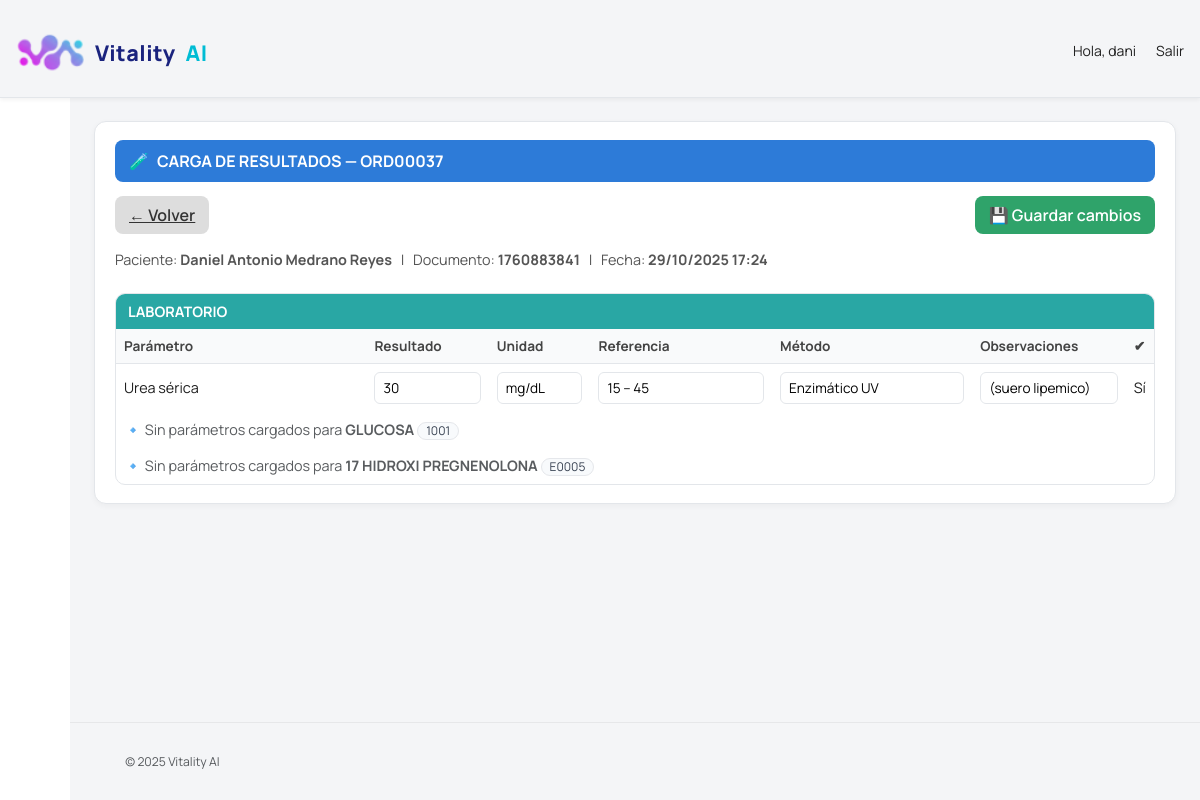
/resultados/37/ (signed in), run on the app's committed database.
### laboratorio/models.py (models this page shows, shortened)
class Orden(models.Model):
    paciente = models.ForeignKey(Paciente, on_delete=models.CASCADE)
    numero_orden = models.CharField(max_length=20, unique=True)
    fecha = models.DateTimeField(auto_now_add=True)
    medico = models.CharField(max_length=150, blank=True, null=True)
    tipo = models.CharField(max_length=20, choices=[('Rutina', 'Rutina'), ('Urgente', 'Urgente')], default='Rutina')
    estado = models.CharField(max_length=20, choices=[
         ('Pendiente', 'Pendiente'),
        ('En proceso', 'En proceso'),
        ('En validación', 'En validación'),
        ('Validado', 'Validado'),
    ], default='Pendiente')
    total = models.DecimalField(max_digits=10, decimal_places=2, default=0.00)
    observaciones = models.TextField(blank=True, null=True)
    equipo = models.ForeignKey(Equipo, on_delete=models.SET_NULL, null=True, blank=True)
    creado_en = models.DateTimeField(auto_now_add=True)
    actualizado_en = models.DateTimeField(auto_now=True)
    creado_por = models.ForeignKey(User, related_name='orden_creado_por', on_delete=models.SET_NULL, null=True, blank=True)
    modificado_por = models.ForeignKey(User, related_name='orden_modificado_por', on_delete=models.SET_NULL, null=True, blank=True)

class Paciente(models.Model):
    documento_identidad = models.CharField(max_length=20, unique=True)
    nombre_completo = models.CharField(max_length=150)
    sexo = models.CharField(max_length=10, choices=[('M', 'Masculino'), ('F', 'Femenino')])
    fecha_nacimiento = models.DateField(null=True, blank=True)
    telefono = models.CharField(max_length=20, blank=True, null=True)
    email = models.EmailField(blank=True, null=True)
    direccion = models.TextField(blank=True, null=True)
    numero_registro = models.PositiveIntegerField(unique=True, editable=False, null=True, blank=True)
    creado_en = models.DateTimeField(auto_now_add=True)
    actualizado_en = models.DateTimeField(auto_now=True)
    creado_por = models.ForeignKey(User, related_name='paciente_creado_por', on_delete=models.SET_NULL, null=True, blank=True)
    modificado_por = models.ForeignKey(User, related_name='paciente_modificado_por', on_delete=models.SET_NULL, null=True, blank=True)

class Examen(models.Model):
    codigo = models.CharField(max_length=50, unique=True)
    nombre = models.CharField(max_length=200)
    area = models.CharField(max_length=100)
    unidad = models.CharField(max_length=50, blank=True, null=True)
    muestra = models.CharField(max_length=100, blank=True, null=True)  # 🧪 NUEVO CAMPO
    precio = models.DecimalField(max_digits=10, decimal_places=2, default=0.00)
    referencia_synlab = models.CharField(max_length=50, blank=True, null=True)
    activo = models.BooleanField(default=True)
    creado_en = models.DateTimeField(auto_now_add=True)
    actualizado_en = models.DateTimeField(auto_now=True)
    creado_por = models.ForeignKey(User, related_name='examen_creado_por', on_delete=models.SET_NULL, null=True, blank=True)
    modificado_por = models.ForeignKey(User, related_name='examen_modificado_por', on_delete=models.SET_NULL, null=True, blank=True)

class Resultado(models.Model):
    orden_examen = models.ForeignKey('OrdenExamen', on_delete=models.CASCADE, related_name='resultados')
    parametro = models.CharField(max_length=120, verbose_name="Parámetro")
    valor = models.CharField(max_length=50, blank=True, null=True, verbose_name="Valor")
    unidad = models.CharField(max_length=50, blank=True, null=True, verbose_name="Unidad")
    referencia = models.CharField(max_length=100, blank=True, null=True, verbose_name="Valores de referencia")
    observacion = models.TextField(blank=True, null=True, verbose_name="Observaciones")
    metodo = models.CharField(max_length=100, blank=True, null=True, verbose_name="Método")
    acreditado = models.BooleanField(default=True, verbose_name="Acreditado")
    fuera_de_rango = models.BooleanField(default=False, verbose_name="Fuera de rango")
    es_calculado = models.BooleanField(default=False, verbose_name="Es calculado")
    validado = models.BooleanField(default=False, verbose_name="Validado")
    validado_por = models.ForeignKey('auth.User', on_delete=models.SET_NULL, null=True, blank=True, related_name='resultados_validados')
    fecha_validacion = models.DateTimeField(blank=True, null=True)
    creado = models.DateTimeField(auto_now_add=True)
    modificado = models.DateTimeField(auto_now=True)
    verificado = models.BooleanField(default=False)
    class Meta:
        ordering = ['orden_examen', 'parametro']

class OrdenExamen(models.Model):
    orden = models.ForeignKey(Orden, on_delete=models.CASCADE, related_name='examenes')
    examen = models.ForeignKey(Examen, on_delete=models.CASCADE)
    precio = models.DecimalField(max_digits=10, decimal_places=2, default=0.00)
    estado = models.CharField(max_length=20, choices=[
        ('Pendiente', 'Pendiente'),
        ('Procesado', 'Procesado'),
        ('Validado', 'Validado'),
    ], default='Pendiente')
    creado_en = models.DateTimeField(auto_now_add=True)
    actualizado_en = models.DateTimeField(auto_now=True)
    creado_por = models.ForeignKey(User, related_name='ordenexamen_creado_por', on_delete=models.SET_NULL, null=True, blank=True)
    modificado_por = models.ForeignKey(User, related_name='ordenexamen_modificado_por', on_delete=models.SET_NULL, null=True, blank=True)

### laboratorio/views.py (the view)
# urls.py: path('resultados/<int:orden_id>/', views.resultados_orden, name='resultados_orden'),
@login_required
def resultados_orden(request, orden_id):
    orden = get_object_or_404(Orden, id=orden_id)
    examenes = orden.examenes.select_related('examen').prefetch_related('resultados')
    return render(request, 'laboratorio/resultados.html', {
        'orden': orden,
        'examenes': examenes
    })

### laboratorio/templates/laboratorio/resultados.html (shortened to what this page needs)
{% extends "base_star.html" %}
{% block content %}
<div class="slx-card">
  <div class="slx-title"><span class="icon">🧪</span> CARGA DE RESULTADOS — {{ orden.numero_orden }}</div>
  <div style="display:flex;justify-content:space-between;align-items:center;margin-bottom:16px;">
    <a href="{% url 'resultados_lista' %}" class="slx-btn gray">← Volver</a>
    <button class="slx-btn green" id="btnGuardarTodo">💾 Guardar cambios</button>
  </div>
  <p style="margin:0 0 14px;color:#555;font-size:.9rem;">
    Paciente: <strong>{{ orden.paciente.nombre_completo }}</strong> &nbsp; | &nbsp;
    Documento: <strong>{{ orden.paciente.documento_identidad }}</strong> &nbsp; | &nbsp;
    Fecha: <strong>{{ orden.fecha|date:"d/m/Y H:i" }}</strong>
  </p>
  {% regroup examenes by examen.area as examenes_por_area %}
  {% for area in examenes_por_area %}
    <div class="slx-area">
      <div class="slx-area-header">{{ area.grouper }}</div>
      <table class="slx-table">
        <thead>
          <tr>
            <th style="width:25%">Parámetro</th>
            <th style="width:12%">Resultado</th>
            <th style="width:10%">Unidad</th>
            <th style="width:18%">Referencia</th>
            <th style="width:20%">Método</th>
            <th style="width:15%">Observaciones</th>
            <th style="width:5%">✔</th>
          </tr>
        </thead>
        <tbody>
        {% for ex in area.list %}
          {% if ex.resultados.exists %}
            {% for r in ex.resultados.all %}
              <tr class="param-row" data-id="{{ r.id }}" data-ordenex="{{ ex.id }}" data-param="{{ r.parametro|escapejs }}">
                <td>{{ r.parametro }}</td>
                <td><input type="text" class="slx-input campo-valor" value="{{ r.valor|default_if_none:'' }}"></td>
                <td><input type="text" class="slx-input campo-unidad" value="{{ r.unidad|default_if_none:'' }}"></td>
                <td><input type="text" class="slx-input campo-ref" value="{{ r.referencia|default_if_none:'' }}"></td>
                <td><input type="text" class="slx-input campo-metodo" value="{{ r.metodo|default_if_none:'' }}"></td>
                <td><input type="text" class="slx-input campo-obs" value="{{ r.observacion|default_if_none:'' }}"></td>
                <td style="text-align:center;"><span class="campo-verificado">{{ r.verificado|yesno:"Sí,No" }}</span></td>
              </tr>
            {% endfor %}
          {% else %}
              <tr data-ordenex="{{ ex.id }}" class="fila-vacia">
                <td colspan="7" class="text-muted">
                  🔹 Sin parámetros cargados para <strong>{{ ex.examen.nombre }}</strong>
                  <span class="badge">{{ ex.examen.codigo }}</span>
                </td>
              </tr>
          {% endif %}
        {% endfor %}
        </tbody>
      </table>
    </div>
  {% empty %}
    <p class="text-muted">No hay exámenes en esta orden.</p>
  {% endfor %}
</div>
{% endblock %}

### laboratorio/templates/base_star.html (shortened to what this page needs)
{% load static %}
<!DOCTYPE html>
<html lang="es">
<head>
  <link rel="stylesheet" href="{% static 'laboratorio/staradmin/vendors/mdi/css/materialdesignicons.min.css' %}">
  <link rel="stylesheet" href="{% static 'laboratorio/staradmin/vendors/css/vendor.bundle.base.css' %}">
  <link rel="stylesheet" href="{% static 'laboratorio/staradmin/css/style.css' %}">
</head>
<body>
  <div class="container-scroller">
    <nav class="navbar default-layout-navbar col-lg-12 col-12 p-0 fixed-top d-flex align-items-stretch">
      <div class="navbar-menu-wrapper d-flex align-items-center justify-content-between w-100 px-3">
        <a class="brand-inline" href="#">
          <img src="{% static 'laboratorio/img/logo_synlab.png' %}" alt="Vitality AI">
          <span class="vitality">Vitality</span><span class="ai">AI</span>
        </a>
        <ul class="navbar-nav navbar-nav-right">
          {% if request.user.is_authenticated %}
          <li class="nav-item d-none d-lg-block">
            <span class="nav-link">Hola, {{ request.user.first_name|default:request.user.username }}</span>
          </li>
          <li class="nav-item nav-logout d-none d-lg-block">
            <a class="nav-link" href="{% url 'logout' %}">Salir</a>
          </li>
          {% endif %}
        </ul>
      </div>
    </nav>
    <div class="container-fluid page-body-wrapper">
      <nav class="sidebar sidebar-offcanvas" id="sidebar">
        <ul class="nav">
          <li class="nav-item">
            <a class="nav-link" href="{% url 'lista_ordenes' %}">
              <i class="mdi mdi-home-outline menu-icon"></i>
            </a>
          </li>
          <li class="nav-item">
            <a class="nav-link" href="{% url 'nueva_orden' %}">
              <i class="mdi mdi-file-document-edit-outline menu-icon"></i>
            </a>
          </li>
          <li class="nav-item">
            <a class="nav-link" href="{% url 'catalogo_examenes' %}">
              <i class="mdi mdi-book-open-page-variant-outline menu-icon"></i>
            </a>
          </li>
          <li class="nav-item">
            <a class="nav-link" href="{% url 'catalogo_tecnico' %}">
              <i class="mdi mdi-flask-outline menu-icon"></i>
            </a>
          </li>
          <li class="nav-item">
            <a class="nav-link" href="{% url 'resultados_lista' %}">
              <i class="mdi mdi-clipboard-text-outline menu-icon"></i>
            </a>
          </li>
          <li class="nav-item">
            <a class="nav-link" href="{% url 'validacion_lista' %}">
              <i class="mdi mdi-check-decagram-outline menu-icon"></i>
            </a>
          </li>
          <li class="nav-item">
            <a class="nav-link" href="#">
              <i class="mdi mdi-cash-multiple menu-icon"></i>
            </a>
          </li>
          <li class="nav-item">
            <a class="nav-link" href="#">
              <i class="mdi mdi-account-multiple-outline menu-icon"></i>
            </a>
          </li>
          <li class="nav-item">
            <a class="nav-link" href="#">
              <i class="mdi mdi-cog-outline menu-icon"></i>
            </a>
          </li>
        </ul>
      </nav>
      <div class="main-panel">
        <div class="content-wrapper">
          {% block content %}{% endblock %}
        </div>
        <footer class="footer">
          <div class="d-sm-flex justify-content-between justify-content-sm-between px-3">
            <span class="text-muted text-center text-sm-left d-block d-sm-inline-block">
              © <script>document.write(new Date().getFullYear())</script> Vitality AI
            </span>
          </div>
        </footer>
      </div>
    </div>
  </div>
</body>
</html>

### laboratorio/templates/base_star.html (style rules this page uses)
body.sidebar-icon-only .sidebar { width:70px;transition:width .2s ease;overflow-x:hidden; }
body.sidebar-icon-only .sidebar .nav .menu-icon { margin-right:0; }
.navbar.default-layout-navbar { background:#fff!important;border-bottom:1px solid #e3e6ea;box-shadow:0 2px 4px rgba(0,0,0,.05); }
.brand-inline { display:flex;align-items:center;gap:10px;text-decoration:none;transform:translateY(1px); }
.brand-inline img { height:46px;object-fit:contain;display:block; }
.brand-inline .vitality { font-weight:800;font-size:1.35rem;color:#1A237E;letter-spacing:0.5px; }
.brand-inline .ai { font-weight:800;font-size:1.35rem;color:#00BCD4;letter-spacing:0.5px; }
.content-wrapper { padding:24px 24px 48px; }

### laboratorio/templates/laboratorio/resultados.html (style rules this page uses)
:root { --slx-blue:#2d7bd8; --slx-cyan:#29a7a4; --slx-border:#e3e6ea; --slx-bg:#fff; --slx-gray:#8e98a7; --slx-red:#e85a5e; --slx-green:#2fa36a; }
.slx-card { background:var(--slx-bg);border:1px solid var(--slx-border);border-radius:12px;padding:18px 20px;box-shadow:0 2px 6px rgba(0,0,0,.04); }
.slx-title { background:var(--slx-blue);color:#fff;font-weight:700;padding:10px 14px;border-radius:8px;margin-bottom:14px;text-transform:uppercase;display:flex;align-items:center;gap:8px; }
.slx-btn { background:var(--slx-blue);color:#fff;border:0;border-radius:8px;padding:8px 14px;font-weight:600;cursor:pointer;transition:background .2s ease; }
.slx-btn.green { background:var(--slx-green); }
.slx-btn.gray { background:#ddd;color:#333; }
.slx-area { margin-top:22px;border:1px solid var(--slx-border);border-radius:10px;overflow:hidden; }
.slx-area-header { background:var(--slx-cyan);color:#fff;font-weight:700;padding:8px 12px;text-transform:uppercase;font-size:.9rem; }
.slx-table { width:100%;border-collapse:collapse; }
.slx-table th { background:#f9fafb;text-align:left;padding:8px;border-bottom:1px solid var(--slx-border);font-size:.85rem;color:#444; }
.slx-table td { padding:8px;border-bottom:1px solid var (--slx-border);font-size:.9rem;vertical-align:middle; }
.slx-input { width:100%;border:1px solid var(--slx-border);border-radius:6px;padding:6px 8px;font-size:.85rem; }
.text-muted { color:var(--slx-gray); }
.badge { display:inline-block;padding:2px 8px;border-radius:999px;font-size:.75rem;border:1px solid #e5e7eb;background:#f8fafc;color:#374151; }
.fila-vacia { cursor:pointer; }
.param-row { cursor:pointer; }

### data on the page
Orden: numero_orden "ORD00037", paciente.nombre_completo "Daniel Antonio Medrano Reyes", paciente.documento_identidad "1760883841", fecha "29/10/2025 17:24"
Examen: grouper "LABORATORIO"
Resultado: parametro "Urea sérica", valor "30", unidad "mg/dL", referencia "15 – 45", metodo "Enzimático UV", observacion "(suero lipemico)", verificado "Sí"
OrdenExamen: examen.nombre "GLUCOSA", examen.codigo "1001"
OrdenExamen: examen.nombre "17 HIDROXI PREGNENOLONA", examen.codigo "E0005"

### other printed values
{{ request.user.first_name|default:request.user.username }} "dani"
